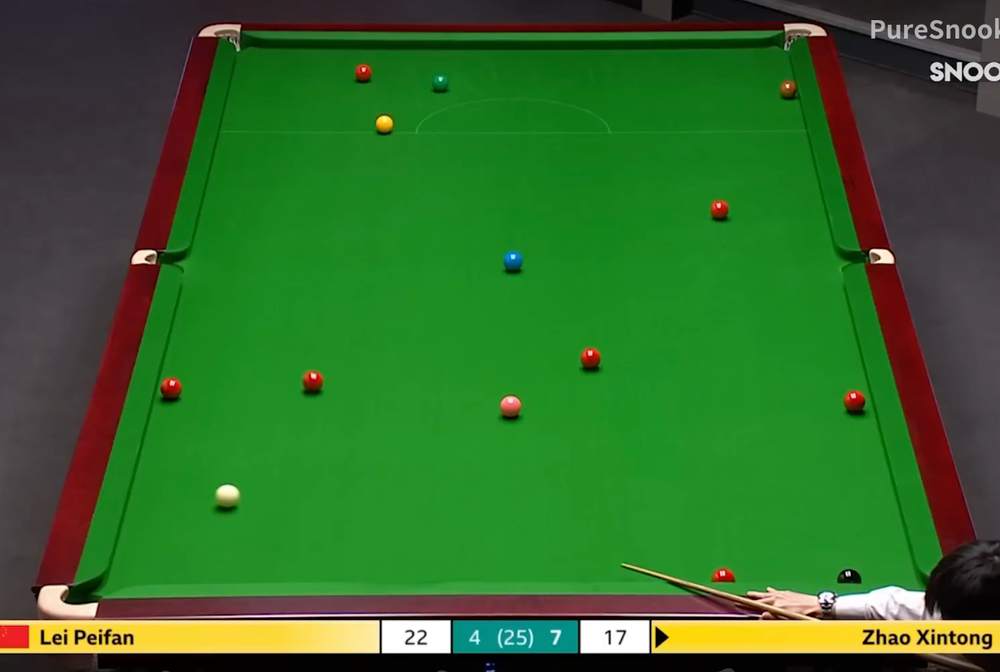
#> input picture image_process/image2.png, 1000 x 672 px, shrunk from 2638 x 1774 before the run
$ python detect_table.py
#> lines starting #> are read from the running program, lines starting #| are printed output that depends on the picture; after the words box and inside, x2 and y2 are one past the last pixel; in counts of white or black regions, pixels touching at a corner belong together
"""
检测斯诺克球桌绿色和棕色边界.
"""
import cv2
import numpy as np


HSV_LOWER   = np.array([35, 80, 80])
HSV_UPPER   = np.array([85, 255, 255])
OPEN_KSIZE  = 7
CLOSE_KSIZE = 21
SHELL_WIDTH = 9


def detect_snooker_table(img_bgr, debug=False):
    # 1) HSV 过滤亮绿色桌面
    hsv = cv2.cvtColor(img_bgr, cv2.COLOR_BGR2HSV)
    mask = cv2.inRange(hsv, HSV_LOWER, HSV_UPPER)

    # 2) 形态学: 开运算去小噪点, 闭运算填球孔
    mask = cv2.morphologyEx(mask, cv2.MORPH_OPEN,
        cv2.getStructuringElement(cv2.MORPH_ELLIPSE, (OPEN_KSIZE, OPEN_KSIZE)))
    mask = cv2.morphologyEx(mask, cv2.MORPH_CLOSE,
        cv2.getStructuringElement(cv2.MORPH_ELLIPSE, (CLOSE_KSIZE, CLOSE_KSIZE)))

    # 3) 最大连通域
    n, labels, stats, _ = cv2.connectedComponentsWithStats(mask, 8)
    if n <= 1:
        return (None, {}) if debug else None
    idx = 1 + np.argmax(stats[1:, cv2.CC_STAT_AREA])
    table_mask = np.uint8(labels == idx) * 255

    # 4) 轮廓 + 凸包外壳过滤 (去手伸入的凹陷)
    contours, _ = cv2.findContours(table_mask, cv2.RETR_EXTERNAL,
                                    cv2.CHAIN_APPROX_NONE)
    if not contours:
        return (None, {}) if debug else None
    cnt = max(contours, key=cv2.contourArea).reshape(-1, 2)
    hull = cv2.convexHull(cnt).reshape(-1, 2)

    h, w = table_mask.shape
    hull_mask = np.zeros((h, w), np.uint8)
    cv2.drawContours(hull_mask, [hull], -1, 255, thickness=cv2.FILLED)
    shell = cv2.subtract(hull_mask,
        cv2.erode(hull_mask,
            cv2.getStructuringElement(cv2.MORPH_ELLIPSE, (SHELL_WIDTH, SHELL_WIDTH))))
    on_shell = shell[cnt[:, 1].clip(0, h - 1),
                     cnt[:, 0].clip(0, w - 1)] > 0
    edge_pts = cnt[on_shell]
    if len(edge_pts) < 50:
        edge_pts = cnt

    # 5) 按方向角把采样点分四组
    cx, cy = hull.mean(axis=0)
    ang = np.arctan2(edge_pts[:, 1] - cy, edge_pts[:, 0] - cx)
    top    = edge_pts[(ang > -3*np.pi/4) & (ang < -np.pi/4)]
    right  = edge_pts[(ang >= -np.pi/4)  & (ang <= np.pi/4)]
    bottom = edge_pts[(ang >  np.pi/4)   & (ang <  3*np.pi/4)]
    left   = edge_pts[(ang >= 3*np.pi/4) | (ang <= -3*np.pi/4)]

    if debug:
        return {"top": top, "right": right, "bottom": bottom, "left": left,
                "mask": mask, "table_mask": table_mask}
    return None


def draw(img, dbg=None):
    vis = img.copy()
    if dbg:
        cols = {"top": (255, 128, 0), "right": (0, 200, 255),
                "bottom": (255, 0, 255), "left": (0, 255, 128)}
        for name in ["top", "right", "bottom", "left"]:
            if name in dbg:
                pts = dbg[name]
                for p in pts:
                    cv2.circle(vis, tuple(int(v) for v in p), 2, cols[name], -1)
    return vis


if __name__ == "__main__":
    img = cv2.imread("image2.png")
#> img is the input picture: shape (672, 1000, 3); mean B, G, R 42.2, 106.7, 51.1
    dbg = detect_snooker_table(img, debug=True)
#> in detect_snooker_table, `hsv = cv2.cvtColor(img_bgr, cv2.COLOR_BGR2HSV)`: hsv: shape (672, 1000, 3); mean H, S, V 79.9, 161.2, 115.9
#> in detect_snooker_table, `mask = cv2.inRange(hsv, HSV_LOWER, HSV_UPPER)`:
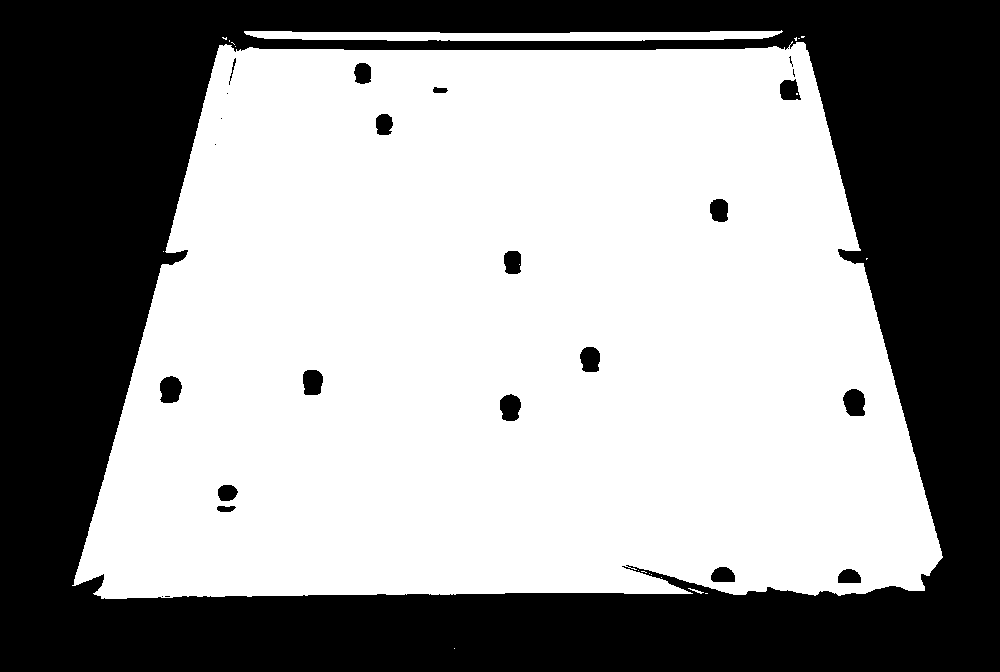
#> mask: shape (672, 1000); 59.1% white; 24 black regions (7 under 20 px), largest, box (x1, y1, x2, y2) and area: (0, 0, 1000, 672) 269782, (843, 389, 865, 416) 484, (160, 376, 182, 403) 479
#> in detect_snooker_table, `mask = cv2.morphologyEx(mask, cv2.MORPH_OPEN, cv2.getStructuringElemen..`: mask: shape (672, 1000); 59.1% white; 20 black regions (4 under 20 px), largest, box (x1, y1, x2, y2) and area: (0, 0, 1000, 672) 270118, (843, 389, 865, 416) 485, (160, 376, 182, 403) 479
#> in detect_snooker_table, `mask = cv2.morphologyEx(mask, cv2.MORPH_CLOSE, cv2.getStructuringEleme..`:
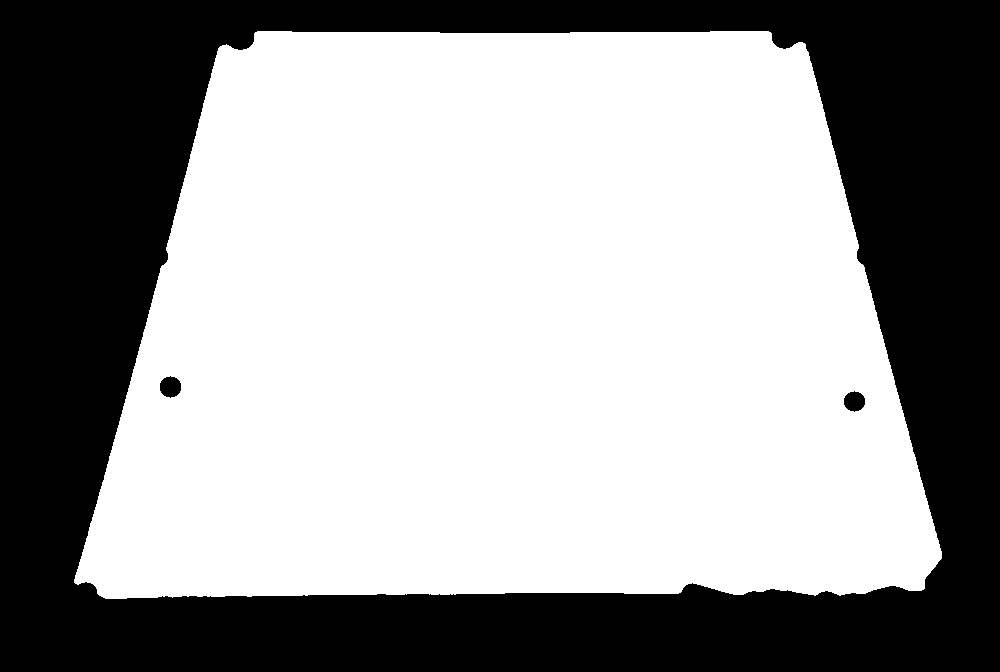
#> mask: shape (672, 1000); 60.6% white; 3 black regions, box (x1, y1, x2, y2) and area: (0, 0, 1000, 672) 264304, (160, 376, 181, 398) 354, (844, 391, 865, 412) 333
#> in detect_snooker_table, `n, labels, stats, _ = cv2.connectedComponentsWithStats(mask, 8)`: labels: shape (672, 1000) int32; values 0 (black) and 1 (white), 60.6% white; 3 black regions
#> in detect_snooker_table, `n, labels, stats, _ = cv2.connectedComponentsWithStats(mask, 8)`: n = 2; stats = [[0, 0, 1000, 672, 264991], [74, 31, 868, 568, 407009]]
#> in detect_snooker_table, `idx = 1 + np.argmax(stats[1:, cv2.CC_STAT_AREA])`: idx = 1
#> in detect_snooker_table, `contours, _ = cv2.findContours(table_mask, cv2.RETR_EXTERNAL, cv2.CHAI..`: contours = 1 contour; box (x1, y1, x2, y2) and area: (74, 31, 942, 599) 406424
#> in detect_snooker_table, `cnt = max(contours, key=cv2.contourArea).reshape(-1, 2)`: cnt = 2541 pairs, first value 74 to 941, second value 31 to 598
#> in detect_snooker_table, `hull = cv2.convexHull(cnt).reshape(-1, 2)`: hull = 26 pairs, first value 74 to 941, second value 31 to 598
#> in detect_snooker_table, `cv2.drawContours(hull_mask, [hull], -1, 255, thickness=cv2.FILLED)`:
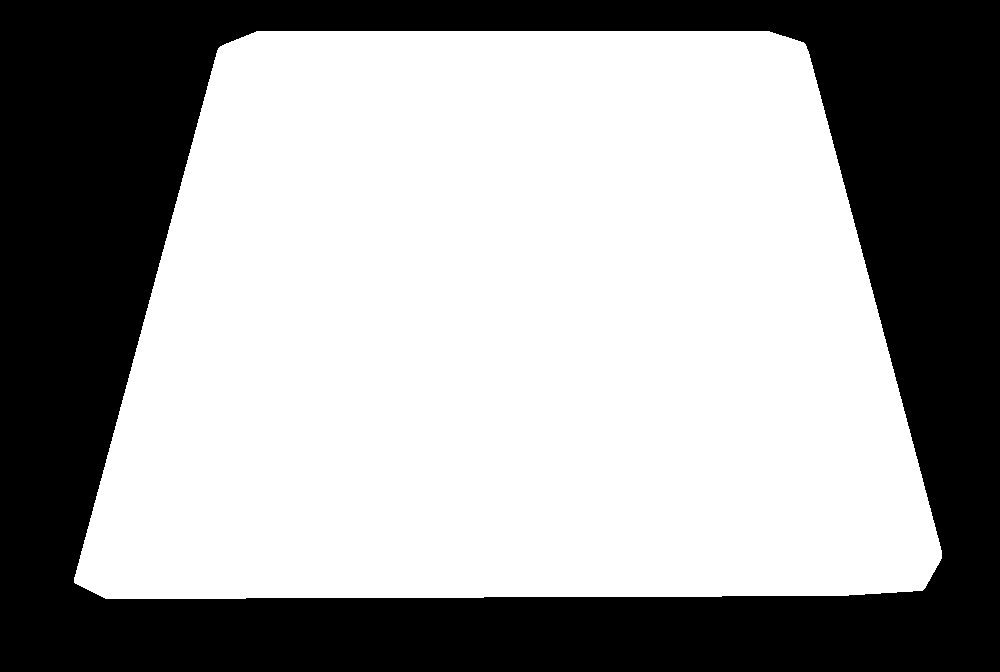
#> hull_mask: shape (672, 1000); 61.5% white; 1 black region, box (x1, y1, x2, y2) and area: (0, 0, 1000, 672) 258462
#> in detect_snooker_table, `shell = cv2.subtract(hull_mask, cv2.erode(hull_mask, cv2.getStructurin..`:
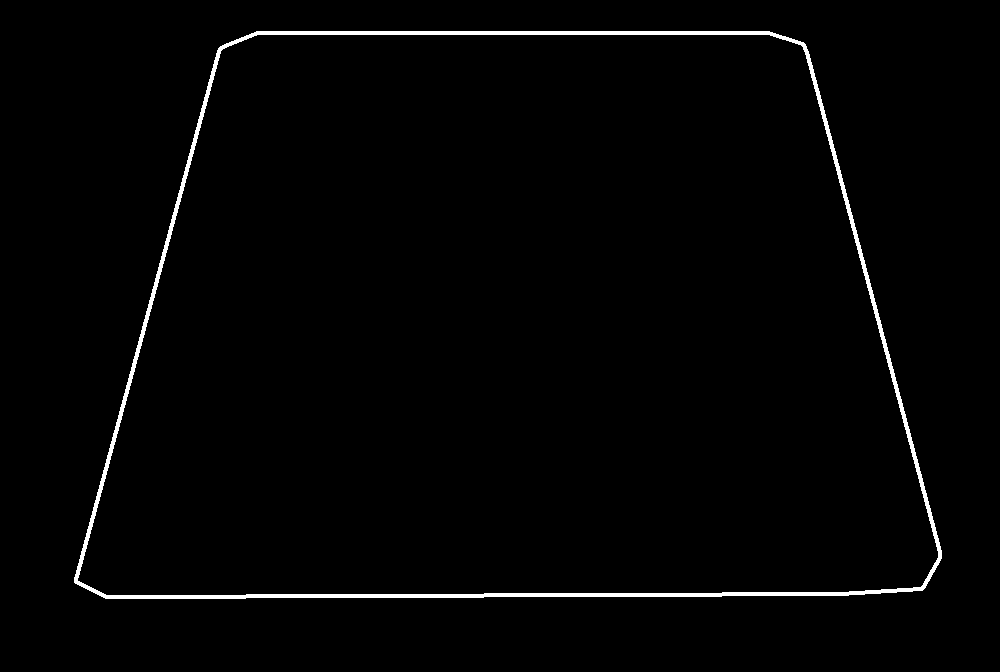
#> shell: shape (672, 1000); 1.5% white; 1 white region, box (x1, y1, x2, y2) and area: (74, 31, 942, 599) 10355
#> in detect_snooker_table, `edge_pts = cnt[on_shell]`: edge_pts = 2107 pairs, first value 74 to 941, second value 31 to 598
#> in detect_snooker_table, `cx, cy = hull.mean(axis=0)`: cx = 507.7; cy = 296.7
#> in detect_snooker_table, `ang = np.arctan2(edge_pts[:, 1] - cy, edge_pts[:, 0] - cx)`: ang = 2107 values, max 3.14 at index 251, min -3.14 at index 250, mean 0.114
#> in detect_snooker_table, `top    = edge_pts[(ang > -3*np.pi/4) & (ang < -np.pi/4)]`: top = 520 pairs, first value 254 to 771, second value 31 to 35
#> in detect_snooker_table, `right  = edge_pts[(ang >= -np.pi/4)  & (ang <= np.pi/4)]`: right = 615 pairs, first value 771 to 941, second value 34 to 595
#> in detect_snooker_table, `bottom = edge_pts[(ang >  np.pi/4)   & (ang <  3*np.pi/4)]`: bottom = 319 pairs, first value 209 to 804, second value 592 to 596
#> in detect_snooker_table, `left   = edge_pts[(ang >= 3*np.pi/4) | (ang <= -3*np.pi/4)]`: left = 653 pairs, first value 74 to 228, second value 44 to 598
#> dbg = 6 items
    if dbg:
        print("Top points:", len(dbg["top"]))
#| Top points: 520
        print("Right points:", len(dbg["right"]))
#| Right points: 615
        print("Bottom points:", len(dbg["bottom"]))
#| Bottom points: 319
        print("Left points:", len(dbg["left"]))
#| Left points: 653
        cv2.imwrite("result2.png", draw(img, dbg))
#> after the loop in draw, `for name in ["top", "right", "bottom", "left"]:`:
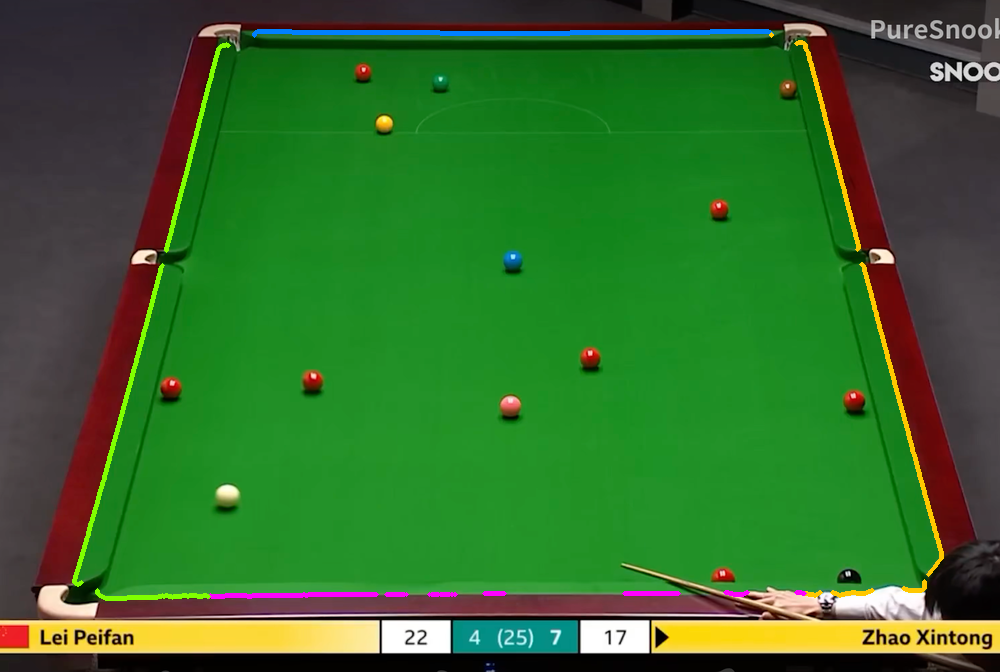
#> vis: shape (672, 1000, 3); 1.59% of pixels changed, all inside (x1, y1, x2, y2) = (72, 29, 944, 601)
